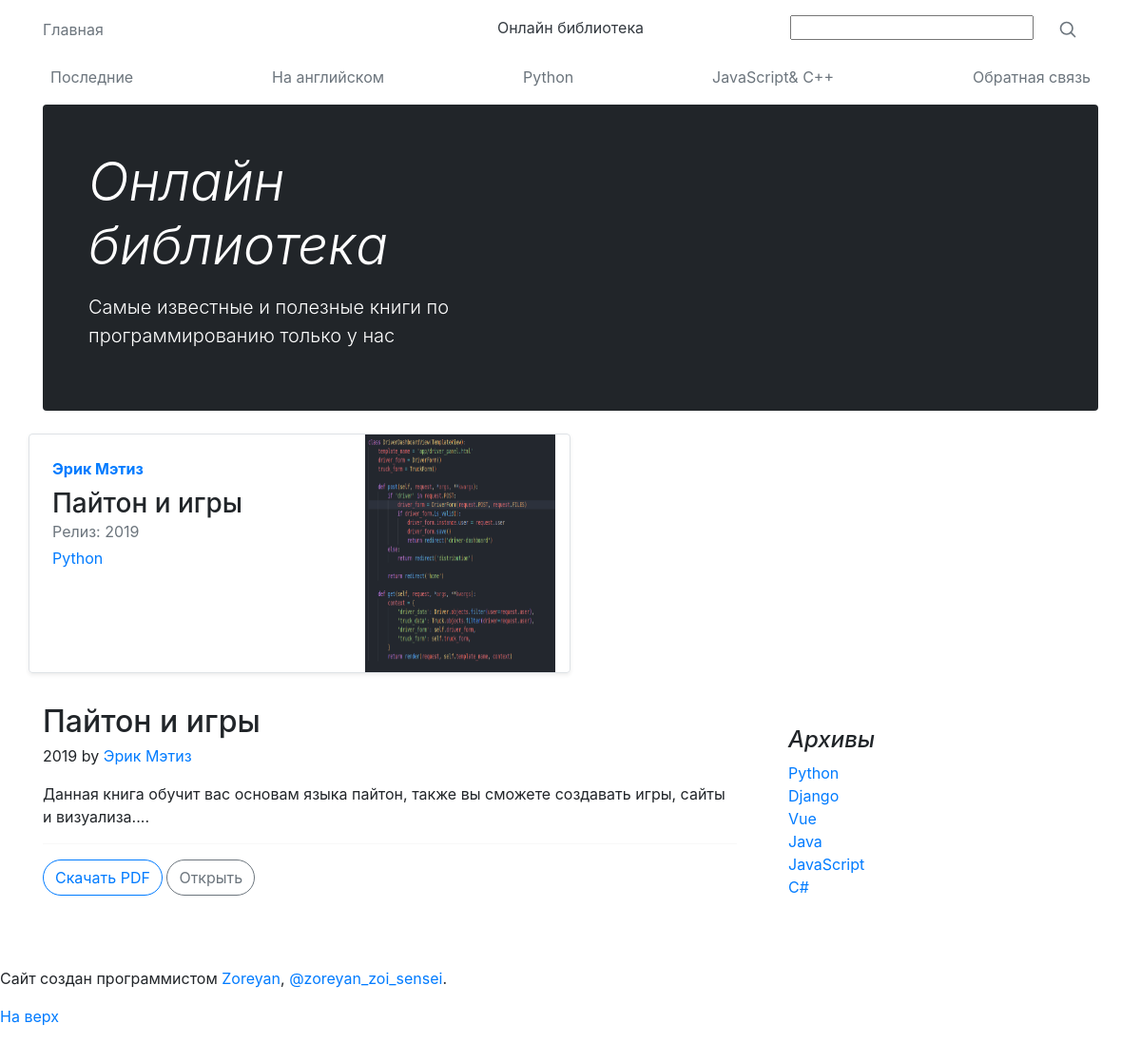
The app's page /book/45452860-b41b-4eed-87c9-86b47e5cafdf/ with its own data.
### library/models.py (models this page shows, shortened)
class Book(models.Model):
    LANGUAGES = [
        ('en', 'English'),
        ('ru', 'Russian')
    ]
    id = models.UUIDField(primary_key=True, editable=False, unique=True, default=uuid.uuid4)
    title = models.CharField(max_length=120)
    description = models.CharField(max_length=800, null=True)
    image = models.ImageField(upload_to='book_articles/')
    author = models.CharField(max_length=100, null=True)
    category = models.ManyToManyField(Category)
    language = models.CharField(choices=LANGUAGES, default='ru', max_length=22)
    writed = models.CharField(max_length=4, null=True)
    file =  models.FileField(upload_to='pdf_files', default='file.pdf')
    created = models.DateTimeField(auto_now_add=True, null=True)

class Category(models.Model):
    title = models.CharField(max_length=120)
    framework = models.BooleanField(default=True)

### library/views.py (the view)
# urls.py: path('book/<str:pk>/', bookDetail, name='book'),
def bookDetail(request, pk):
    book = Book.objects.get(id=pk)
    categories = Category.objects.all()
    context = {
        'book':book,
        'categories':categories
    }
    return render(request, 'library/book_detail.html', context)

### templates/library/book_detail.html (shortened to what this page needs)
{% extends 'base.html' %}
{% block content %}
<main class="container">
  {% include 'library/header.html' %}
  <div class="row mb-2">
    <div class="col-md-6">
      <div class="row g-0 border rounded overflow-hidden flex-md-row mb-4 shadow-sm h-md-250 position-relative">
        <div class="col p-4 d-flex flex-column position-static">
          <strong class="d-inline-block mb-2 text-primary">{{ book.author }}</strong>
          <h3 class="mb-0">{{ book.title }}</h3>
          <div class="mb-1 text-muted">Релиз: {{ book.writed }}</div>
          {% for category in book.category.all  %}
          <a href="{% url 'book-list' %}?q={{ category.title }}" class="">{{ category.title }}</a>
          {% endfor %}
        </div>
        <div class="col-auto d-none d-lg-block">
            <img src="{{ book.image.url }}" alt="" class="bd-placehilder-img" width="200" height="250">
        </div>
      </div>
    </div>
  </div>
  <div class="row g-5">
    <div class="col-md-8">
      <article class="blog-post">
        <h2 class="blog-post-title mb-1">{{ book.title }}</h2>
        <p class="blog-post-meta">{{ book.writed }} by <a href="{% url 'book-list' %}?a={{ book.author }}">{{ book.author }}</a></p>
        <p>{{ book.description }}.</p>
        <hr>
      <nav class="blog-pagination" aria-label="Pagination">
        <a class="btn btn-outline-primary rounded-pill" download="true" href="{{ book.file.url }}">Скачать PDF</a>
        <a class="btn btn-outline-secondary rounded-pill" href="{{ book.file.url }} ">Открыть</a>
      </nav>
    </div>
    <div class="col-md-4">
      <div class="position-sticky" style="top: 2rem;">
        <div class="p-4">
          <h4 class="fst-italic">Архивы</h4>
          <ol class="list-unstyled mb-0">
            {% for category in categories %}
            <li><a href="{% url 'book-list' %}?q={{ category.title }}">{{ category.title }}</a></li>
            {% endfor %}
          </ol>
        </div>
      </div>
    </div>
</main>
{% endblock %}

### records on screen
Book: author "Эрик Мэтиз", title "Пайтон и игры", writed "2019", image (picture), description "Данная книга обучит вас основам языка пайтон, также вы сможете создавать игры, сайты и визуализа..."
Category: title "Python"
Category: title "Django"
Category: title "Vue"
Category: title "Java"
Category: title "JavaScript"
Category: title "C#"
